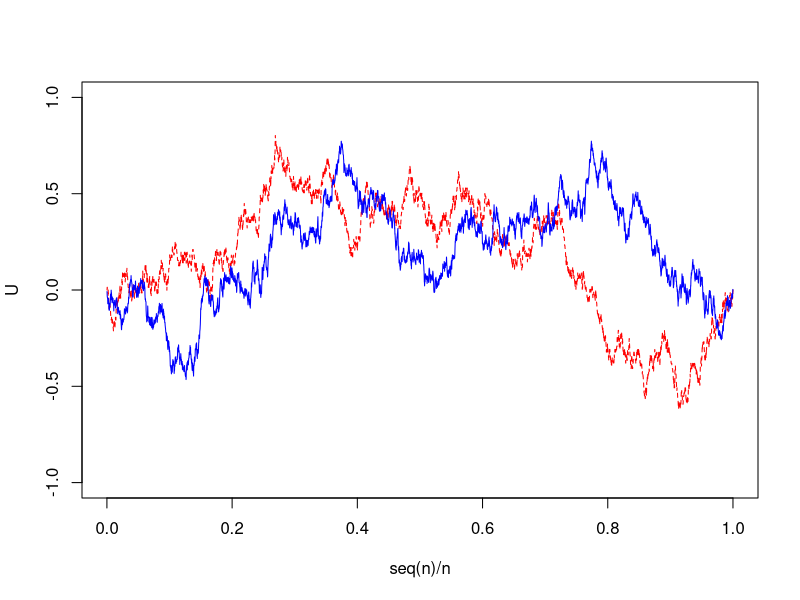

Write R code to recreate this figure.
## ---- chunk 1
knitr::opts_chunk$set(echo = FALSE)
knitr::opts_chunk$set(message = FALSE)
knitr::opts_chunk$set(warning = FALSE)
knitr::opts_chunk$set(include = TRUE)

set.seed(2021)
## ---- chunk 2
bonferroni <- function(pvals, alpha=0.05) {
  n <- length(pvals)
  pvals <= alpha / n
}

sidak <- function(pvals, alpha=0.05) {
  n <- length(pvals)
  alpha_n <- 1 - (1 - alpha) ^ (1/n)
  pvals <= alpha_n / n
}

holm <- function(pvals, alpha=0.05) {
  n <- length(pvals)
  ord <- order(pvals)
  res <- pvals <= (alpha / (n + 1 - seq(n)))[ord]
  sapply(1:n, function(i) all(res[1:i]))
}

hochberg <- function(pvals, alpha=0.05) {
  n <- length(pvals)
  ord <- order(pvals)
  res <- pvals <= (alpha / (n + 1 - seq(n)))[ord]
  (!sapply(n:1, function(i) all(!res[i:n])))[n:1]
}

benjamini_hochberg <- function(pvals, alpha=0.05) {
  n <- length(pvals)
  ord <- order(pvals)
  res <- pvals <= (alpha * seq(n) / n)[ord]
  (!sapply(n:1, function(i) all(!res[i:n])))[n:1]
}
## ---- chunk 3
n <- 20

mu1 <- 1.2 * sqrt(2 * log(n))
n_mu1 <- 1

mu1 <- 1.02 * sqrt(2 * log(n / 10))
n_mu2 <- 5

mu1 <- sqrt(2 * log(n/20))
n_mu3 <- 10

mu <- function(m, n_mu, n) {
  c(rep(mu, n_mu), rep(0, n - n_mu))
} 

## ---- chunk 4

## ---- chunk 5
n <- 5000
m <- 1000

simulate_Un <- function(n) {
  pvals <- runif(n)
  ts <-  seq(0, 1, length=n)
  CDF <- ecdf(pvals)
  U <- sqrt(n) * (CDF(ts) - ts)
  U
}

simulate_BB <- function(n) {
  zs <- rnorm(n)
  Ws <- cumsum(zs) / sqrt(n)
  Bs <- Ws - seq(n) / n * Ws[n]
  Bs
}

U <- simulate_Un(n)
Bs <- simulate_BB(n)

plot(seq(n) / n, U, type="l", lty=2, col="red", ylim = c(-1, 1))
lines(seq(n) / n, Bs, col="blue")
